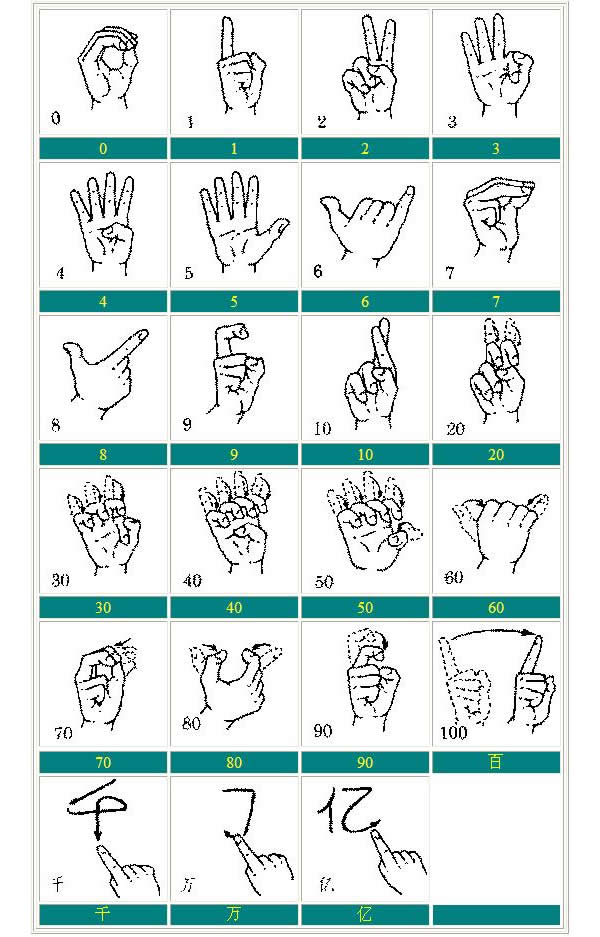
#> input picture numbers.jpg, 600 x 937 px
$ python '对numbers.jpg的切割.py'
#> lines starting #> are read from the running program, lines starting #| are printed output that depends on the picture
import cv2
img = cv2.imread("numbers.jpg", cv2.IMREAD_UNCHANGED)
#> img is the input picture: shape (937, 600, 3); mean B, G, R 225.7, 226.7, 212.9

start_x = 39
start_y = 9
width_of_pic = 128
height_of_pic = 125
width_of_blank = 3
height_of_blank = 28
for i in range(6):
    for j in range(4):
        x = start_x + j * width_of_pic + j * width_of_blank
        y = start_y + i * height_of_pic + i * height_of_blank
        print(x, y, end="|")
        region = img[y: y + height_of_pic, x: x + width_of_pic]
        region[-26: , 0:34] = [255, 255, 255]
        # cv2.imshow(str(i)+"-"+str(j), region)
        # 保存图像
        # 三个参数分别对应保存的路径及文件名、图像矩阵、指定格式（对于JPEG，其表示的是图像的质量）
        # 用0-100的整数表示，默认为95。 注意，cv2.IMWRITE_JPEG_QUALITY类型为Long，必须转换成int；对于PNG，第三个参数表示的是压缩级别。cv2.IMWRITE_PNG_COMPRESSION，
        # 从0到9,数字越小,压缩级别越高,图像尺寸越小 这个是可选参数
        cv2.imwrite("images/numbers/"+str(i)+"-"+str(j)+'.jpg', region, [int(cv2.IMWRITE_JPEG_QUALITY), 9])
    print()
#> this loop made 6 passes
#> pass 1, `cv2.imwrite("images/numbers/"+str(i)+"-"+str(j)+'.jpg', region, [int(c..`:
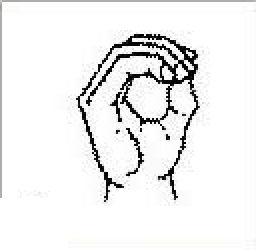
#> saved as 0-0.jpg: shape (125, 128, 3) (shown 2 times larger); mean B, G, R 238.7, 238.8, 238.8
#> pass 1, `cv2.imwrite("images/numbers/"+str(i)+"-"+str(j)+'.jpg', region, [int(c..`:
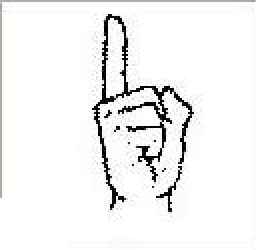
#> saved as 0-1.jpg: shape (125, 128, 3) (shown 2 times larger); mean B, G, R 241.4, 241.7, 241.6
#> pass 1, `cv2.imwrite("images/numbers/"+str(i)+"-"+str(j)+'.jpg', region, [int(c..`:
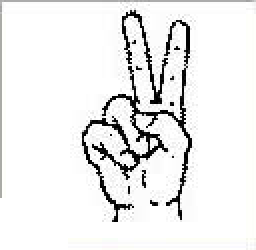
#> saved as 0-2.jpg: shape (125, 128, 3) (shown 2 times larger); mean B, G, R 236.9, 237.2, 237.1
#> pass 1, `cv2.imwrite("images/numbers/"+str(i)+"-"+str(j)+'.jpg', region, [int(c..`:
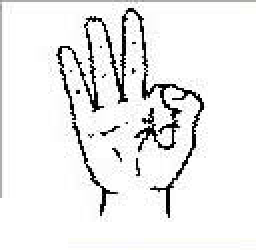
#> saved as 0-3.jpg: shape (125, 128, 3) (shown 2 times larger); mean B, G, R 237.2, 237.3, 237.3
cv2.waitKey(0)

$ run again, with alphabet.jpg copied over numbers.jpg
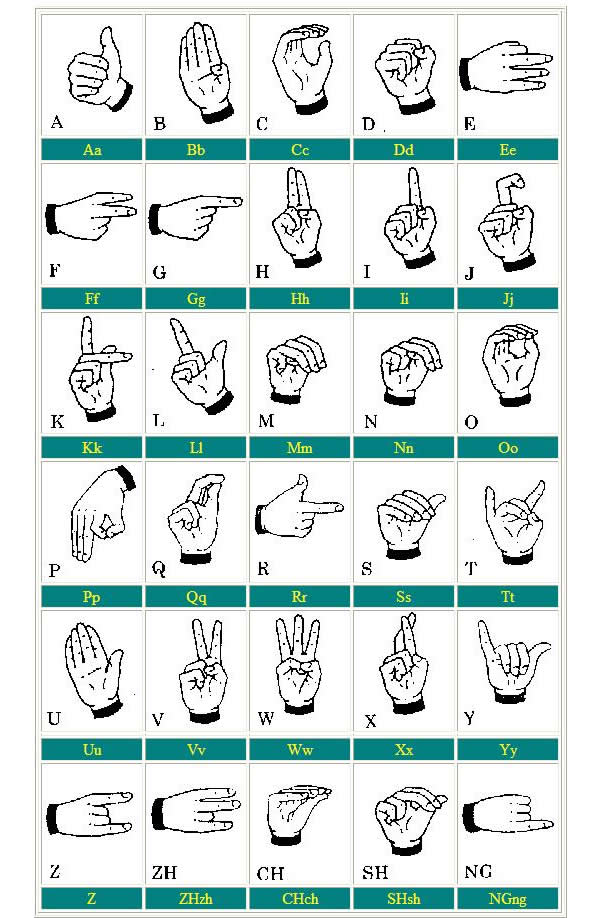
#> input picture alphabet.jpg, 600 x 918 px
#> img is the input picture: shape (918, 600, 3); mean B, G, R 221.8, 223.4, 209.8
#> the loop `for i in range(6):` made 6 passes
#> pass 1, `cv2.imwrite("images/numbers/"+str(i)+"-"+str(j)+'.jpg', region, [int(c..`:
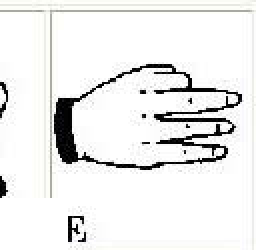
#> saved as 0-3.jpg: shape (125, 128, 3) (shown 2 times larger); mean B, G, R 235, 235.8, 235.7
#> after the loop `for i in range(6):`:
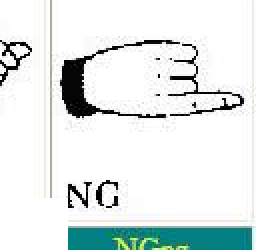
#> region: shape (125, 128, 3) (shown 2 times larger); mean B, G, R 230.1, 231.4, 224.1

$ run again, with lions.jpg copied over numbers.jpg
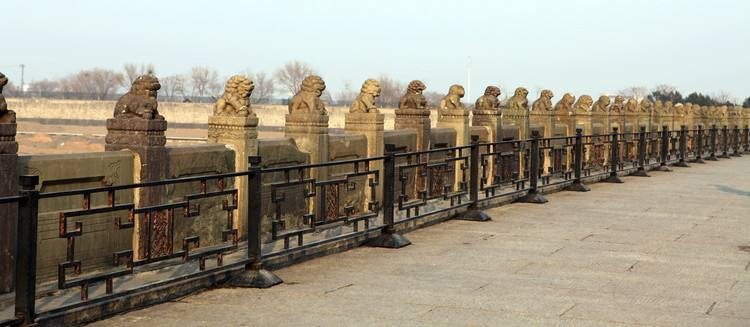
#> input picture lions.jpg, 750 x 327 px
#> img is the input picture: shape (327, 750, 3); mean B, G, R 134.1, 150.5, 157.9
#> the loop `for i in range(6):` made 6 passes
#> pass 1, `cv2.imwrite("images/numbers/"+str(i)+"-"+str(j)+'.jpg', region, [int(c..`:
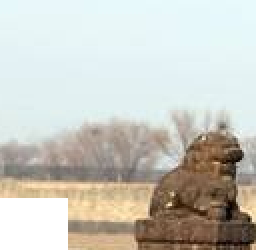
#> saved as 0-0.jpg: shape (125, 128, 3) (shown 2 times larger); mean B, G, R 191.4, 199.5, 200.3
#> pass 1, `cv2.imwrite("images/numbers/"+str(i)+"-"+str(j)+'.jpg', region, [int(c..`:
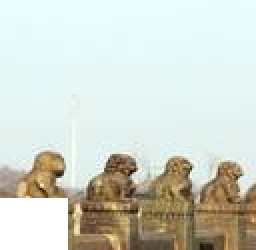
#> saved as 0-3.jpg: shape (125, 128, 3) (shown 2 times larger); mean B, G, R 203.1, 213.4, 208.8
